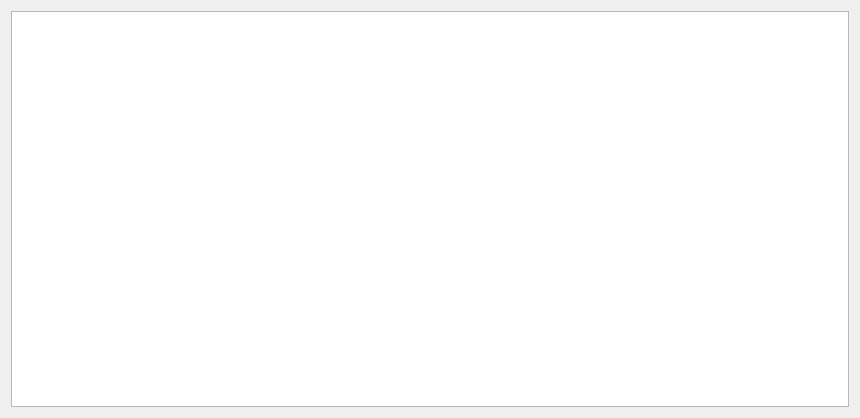
<?xml version="1.0" encoding="UTF-8"?>
<ui version="4.0">
 <class>Calibration_Log_moduleClass</class>
 <widget class="QWidget" name="Calibration_Log_moduleClass">
  <property name="geometry">
   <rect>
    <x>0</x>
    <y>0</y>
    <width>860</width>
    <height>418</height>
   </rect>
  </property>
  <property name="windowTitle">
   <string>Calibration_Log_module</string>
  </property>
  <property name="windowIcon">
   <iconset resource="Camera_calibration_module.qrc">
    <normaloff>:/Camera_calibration_module/icon/pet.ico</normaloff>:/Camera_calibration_module/icon/pet.ico</iconset>
  </property>
  <layout class="QGridLayout" name="gridLayout">
   <item row="0" column="0">
    <widget class="QTextEdit" name="textEdit">
     <property name="html">
      <string>&lt;!DOCTYPE HTML PUBLIC &quot;-//W3C//DTD HTML 4.0//EN&quot; &quot;http://www.w3.org/TR/REC-html40/strict.dtd&quot;&gt;
&lt;html&gt;&lt;head&gt;&lt;meta name=&quot;qrichtext&quot; content=&quot;1&quot; /&gt;&lt;meta charset=&quot;utf-8&quot; /&gt;&lt;style type=&quot;text/css&quot;&gt;
p, li { white-space: pre-wrap; }
hr { height: 1px; border-width: 0; }
&lt;/style&gt;&lt;/head&gt;&lt;body style=&quot; font-family:'Microsoft YaHei UI'; font-size:9pt; font-weight:400; font-style:normal;&quot;&gt;
&lt;p style=&quot;-qt-paragraph-type:empty; margin-top:0px; margin-bottom:0px; margin-left:0px; margin-right:0px; -qt-block-indent:0; text-indent:0px;&quot;&gt;&lt;br /&gt;&lt;/p&gt;&lt;/body&gt;&lt;/html&gt;</string>
     </property>
    </widget>
   </item>
  </layout>
 </widget>
 <layoutdefault spacing="6" margin="11"/>
 <resources>
  <include location="Camera_calibration_module.qrc"/>
 </resources>
 <connections/>
</ui>
